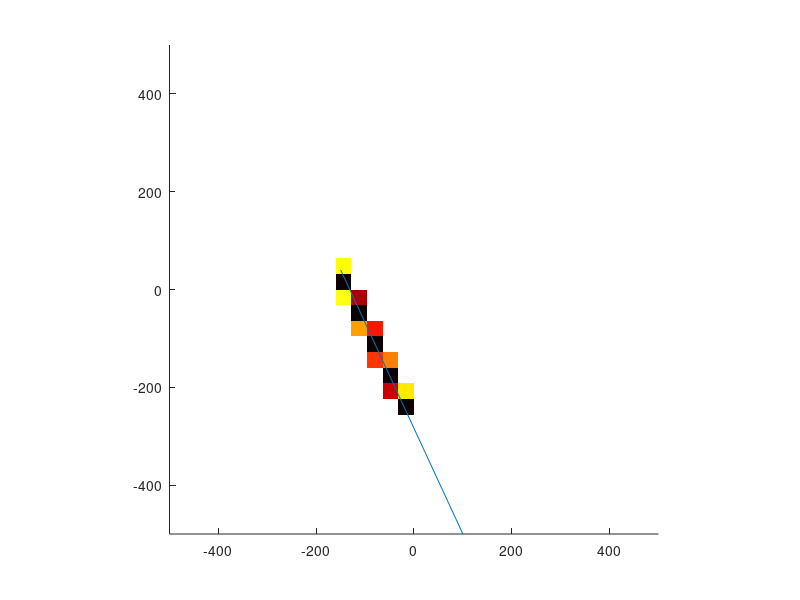

Write MATLAB code to recreate this figure.
% test script for ideal detector position
% on grid image
% 2D

addpath(genpath('../'));

% focalpos_ideal = [0, -550, 0];
% path AB (as A is the focal spot, B is the detector pixels)
B = [100, -500, 0; 100, -500, 0];
A = [-150, 40, 0; 220, 300, 0];
Np = size(B, 1);
% view angle
viewangle = 0;

% image grid
h = 32.0;
Xgrid = -8:8;
Ygrid = -8:8;
Nx = size(Xgrid,2);
Ny = size(Ygrid,2);
% so the voxel is (Nx-1)*(Ny-1)

% L and d is not changed by viewangle
L = sqrt(sum((B-A).^2, 2));
d = (A(:,1).*B(:,2)-B(:,1).*A(:,2))./L;
% AO = sqrt(L.^2-d.^2);
AO = sqrt(A(:,1).^2+A(:,2).^2-d.^2);
% a normalized L shall be employed (not in this test)
% static angles
theta0 = atan2(B(:,2)-A(:,2), B(:,1)-A(:,1));

% + view angle
theta = mod(theta0 + viewangle, pi*2);
% tan and cotan
tan_theta = tan(theta);
cot_theta = cot(theta);
% delta on path AB
delta_x = h./cos(theta);
delta_y = h./sin(theta);
% the intersection points of the grid with the path AB, along the path
tx = delta_x*Xgrid + repmat(AO-d.*tan_theta, 1, Nx);
ty = delta_y*Ygrid + repmat(AO+d.*cot_theta, 1, Ny);
% sort them, 0 is A, L is B
[t_sort, t_I] = sort([tx, ty, zeros(Np, 1), L], 2);
% 'phase' is the order determined by the direction of AB
phase_x = (theta < pi/2) | (theta >= pi*3/2);
phase_y = theta < pi;
% I know theta in [0, 2*pi)
% t_I to image index
Vx = cumsum(t_I<=Nx, 2);
Vy = cumsum((t_I>Nx) & (t_I<=Nx+Ny), 2);
Vx(Vx==0 | Vx>=Nx) = nan;
Vy(Vy==0 | Vy>=Ny) = nan;
Vx(~phase_x, :) = Nx-Vx(~phase_x, :);
Vy(~phase_y, :) = Ny-Vy(~phase_y, :);
Vindex = Vx.*1 + (Vy-1).*(Nx-1);
naninV = isnan(Vindex);
Vindex(naninV) = (Nx-1)*(Ny-1)+1;

dt = [diff(t_sort,1,2), zeros(Np,1)];
dt = dt.*(cumsum(t_I==Nx+Ny+1, 2)-cumsum(t_I==Nx+Ny+2, 2));

% plot to check
i_chk = 1;
a = zeros((Nx-1)*(Ny-1)+1,1);
a(Vindex(i_chk,:)) = dt(i_chk,:);
a = reshape(a(1:end-1), Nx-1, Ny-1)+0.1*max(a(:));
% a(7) = 3;
xrange = [-Nx/2+1, Nx/2-1].*h;
yrange = [-Ny/2+1, Ny/2-1].*h;
figure;
% plot([A(i_chk, 1), B(i_chk, 1)], [A(i_chk, 2), B(i_chk, 2)]);
hold on
imagesc(xrange, yrange, a', [0, max(a(:))]);
colormap(flipud(colormap('hot')));
plot([A(i_chk, 1), B(i_chk, 1)], [A(i_chk, 2), B(i_chk, 2)]);
axis([-500, 500, -500, 500]);
axis equal



